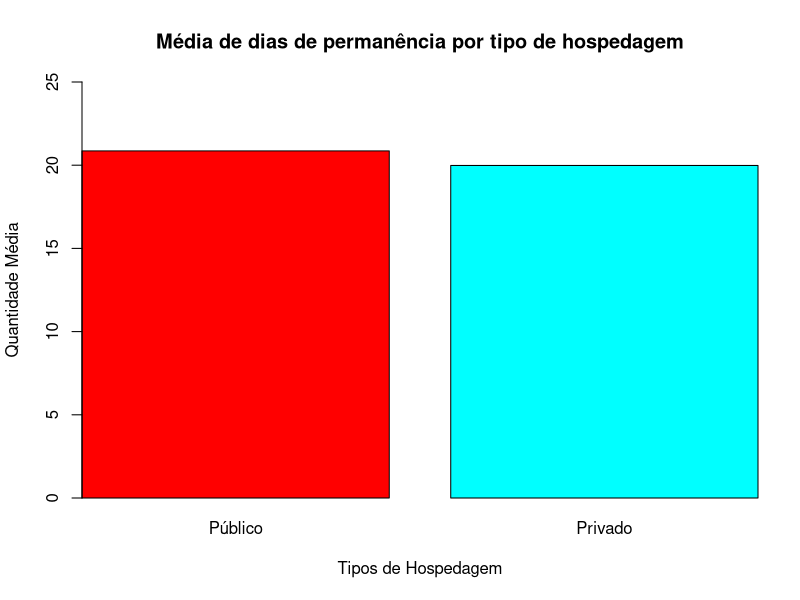

Generate this figure with R:
library(readxl)
library(dplyr)

worksheet <- read_excel("./dados/covid_19_bauru_mortes.xlsx")

data_tp_privado <- worksheet %>% filter(tipo_hosp=="privado")
data_tp_publico <- worksheet %>% filter(tipo_hosp=="público")

entrada_pv <- data_tp_privado$'inicio_sintoma'
obito_pv <- data_tp_privado$'data_obito'

entrada_pb <- data_tp_publico$'inicio_sintoma'
obito_pb <- data_tp_publico$'data_obito'

#Função para substituir negativos por zero
neg2zero <- function(x) {
  x[x < 0] <- 0
  x
}

#Diferencia de dias e média do tipo de hospedagem PUBLICA
diff_dias_pb <- difftime(as.Date(obito_pb), as.Date(entrada_pb), units = "days")

dias_pb <- na.omit(diff_dias_pb)

dados_pb <- c(neg2zero(dias_pb))

media_pb <- mean(dados_pb)

#Diferencia de dias e média do tipo de hospedagem PRIVADA
diff_dias_pv <- difftime(as.Date(obito_pv), as.Date(entrada_pv), units = "days")

dias_pv <- na.omit(diff_dias_pv)

dados_pv <- c(neg2zero(dias_pv))

media_pv <- mean(dados_pv)

#Printing
paste("Dados da Hospedagem Pública (Dias de Permanênica)")
dados_pb
paste("Dados da Hospedagem Privada (Dias de Permanênica)")
dados_pv

paste("Média de dias de permanência em Hospedagem Pública: ", media_pb)
paste("Média de dias de permanência em Hospedagem Privada: ", media_pv)

#Graphics
dados <- c(media_pb, media_pv)
names(dados) <- c("Público", "Privado")

png(filename = "./graficos/grafico-permanencia.png", width = 700, height = 600)
barplot(as.vector(dados), main="Média de dias de permanência por tipo de hospedagem", 
        xlab="Tipos de Hospedagem", ylab="Quantidade Média", 
        names.arg = c ("Público", "Privado"), ylim=c(0, 25), 
        cex.names = 1, xaxs = "i", col=rainbow(2))

dev.off()